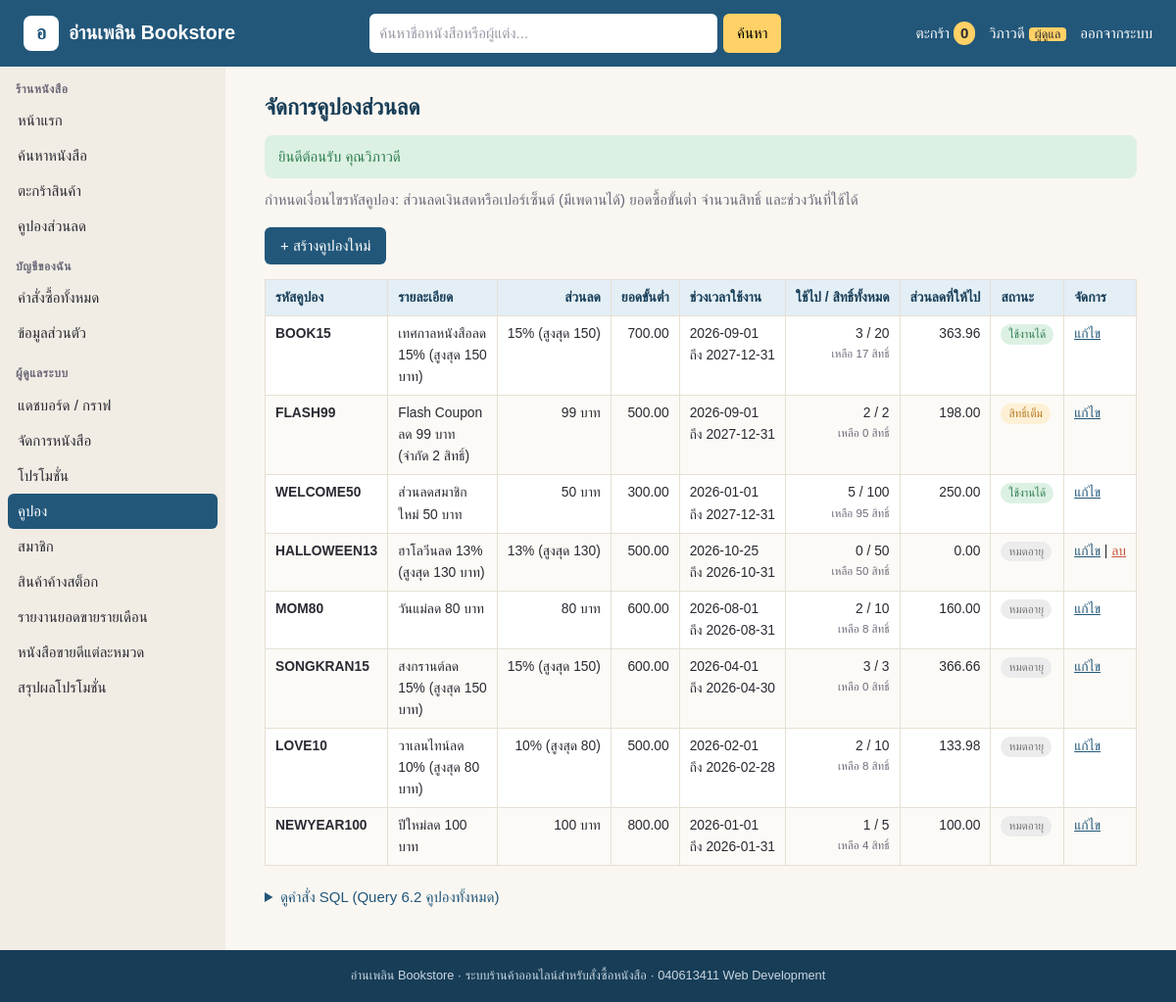
Screenshot of /bookshop/coupons.php (signed in) with the database file from the repository.
### tables this page shows
CREATE TABLE coupon (
  coupon_code    VARCHAR(20) PRIMARY KEY,
  description    VARCHAR(150),
  discount_type  ENUM('percent','fixed') NOT NULL,
  discount_value DECIMAL(10,2) NOT NULL,
  max_discount   DECIMAL(10,2) NULL,
  min_spend      DECIMAL(10,2) NOT NULL DEFAULT 0,
  usage_limit    INT NOT NULL,
  start_date     DATE NOT NULL,
  end_date       DATE NOT NULL
);

### bookshop/coupons.php (the view, shortened to what this page needs)
<?php include "connect.php"; ?>
<?php
include "header.php";
$sql = "SELECT c.coupon_code, c.description, c.discount_type, c.discount_value, c.max_discount,
       c.min_spend, c.start_date, c.end_date, c.usage_limit,
       COUNT(o.order_id) AS used_count,
       c.usage_limit - COUNT(o.order_id) AS remaining,
       IFNULL(SUM(o.coupon_discount), 0) AS discount_given,
       CASE
         WHEN CURDATE() < c.start_date           THEN 'ยังไม่เริ่ม'
         WHEN CURDATE() > c.end_date             THEN 'หมดอายุ'
         WHEN COUNT(o.order_id) >= c.usage_limit THEN 'สิทธิ์เต็ม'
         ELSE 'ใช้งานได้'
       END AS coupon_status
FROM coupon c
LEFT JOIN orders o ON o.coupon_code = c.coupon_code AND o.status <> 'cancelled'
GROUP BY c.coupon_code, c.description, c.discount_type, c.discount_value, c.max_discount,
         c.min_spend, c.start_date, c.end_date, c.usage_limit
ORDER BY c.end_date DESC, c.coupon_code";
$stmt = $pdo->prepare($sql);
$stmt->execute();
$status_class = ["ใช้งานได้" => "ok", "ยังไม่เริ่ม" => "info", "หมดอายุ" => "off", "สิทธิ์เต็ม" => "warn"];
?>
<p class="lead">กำหนดเงื่อนไขรหัสคูปอง: ส่วนลดเงินสดหรือเปอร์เซ็นต์ (มีเพดานได้) ยอดซื้อขั้นต่ำ จำนวนสิทธิ์ และช่วงวันที่ใช้ได้</p>
<p><a class="btn" href="coupon-form.php">+ สร้างคูปองใหม่</a></p>
<div class="table-wrap">
<table class="data">
  <thead>
    <tr>
      <th>รหัสคูปอง</th><th>รายละเอียด</th><th class="num">ส่วนลด</th><th class="num">ยอดขั้นต่ำ</th><th>ช่วงเวลาใช้งาน</th>
      <th class="num">ใช้ไป / สิทธิ์ทั้งหมด</th><th class="num">ส่วนลดที่ให้ไป</th><th>สถานะ</th><th>จัดการ</th>
    </tr>
  </thead>
  <tbody>
<?php while ($row = $stmt->fetch()) : ?>
    <tr>
      <td><b><?=$row["coupon_code"]?></b></td>
      <td><?=htmlspecialchars($row["description"])?></td>
      <td class="num"><?=$row["discount_type"] == "percent" ? ($row["discount_value"] + 0) . "%" . ($row["max_discount"] ? " (สูงสุด " . number_format($row["max_discount"]) . ")" : "") : number_format($row["discount_value"]) . " บาท"?></td>
      <td class="num"><?=number_format($row["min_spend"], 2)?></td>
      <td class="nowrap"><?=$row["start_date"]?><br>ถึง <?=$row["end_date"]?></td>
      <td class="num"><?=$row["used_count"]?> / <?=$row["usage_limit"]?><small>เหลือ <?=max(0, $row["remaining"])?> สิทธิ์</small></td>
      <td class="num"><?=number_format($row["discount_given"], 2)?></td>
      <td><span class="badge <?=$status_class[$row["coupon_status"]]?>"><?=$row["coupon_status"]?></span></td>
      <td class="actions">
        <a href="coupon-form.php?code=<?=urlencode($row["coupon_code"])?>">แก้ไข</a>
<?php   if ($row["used_count"] == 0) : ?>
        |
        <form method="post" action="coupon-save.php" onsubmit="return confirm('ลบคูปอง <?=$row["coupon_code"]?> ?')">
          <button class="link-btn danger">ลบ</button>
        </form>
<?php   endif; ?>
      </td>
    </tr>
<?php endwhile; ?>
  </tbody>
</table>
</div>
<details class="sql">
  <summary>ดูคำสั่ง SQL (Query 6.2 คูปองทั้งหมด)</summary>
</details>
<?php include "footer.php"; ?>

### bookshop/style.css (style rules this page uses)
:root { --ink: #2b2a33; --muted: #6b6878; --paper: #faf7f2; --card: #ffffff; --line: #e6dfd4; --brand: #22577a; --brand-dark: #173d57; --brand-soft: #e3eef5; --sale: #c8553d; --good: #2e7d4f; --warn: #b7791f; }
* { box-sizing: border-box; }
html { background: var(--brand-dark); }
body { margin: 0; font-family: "Sarabun", "Leelawadee UI", Tahoma, sans-serif; font-size: 15px; line-height: 1.6; color: var(--ink); background: var(--paper); display: flex; flex-flow: column; min-height: 100vh; }
a { color: var(--brand); }
p.lead { margin: 0 0 16px; color: var(--muted); }
small { display: block; color: var(--muted); }
.table-wrap { overflow-x: auto; margin: 12px 0 20px; }
table.data { width: 100%; border-collapse: collapse; background: var(--card); font-size: 0.92em; }
table.data th, table.data td { padding: 7px 10px; border: 1px solid var(--line); vertical-align: top; }
table.data th { background: var(--brand-soft); color: var(--brand-dark); text-align: left; white-space: nowrap; }
table.data tbody tr:nth-child(even) { background: #fcfaf6; }
table.data td.num, table.data th.num { text-align: right; white-space: nowrap; }
td.actions, td.nowrap { white-space: nowrap; }
td.actions form { display: inline; }
.btn, button.btn, input[type="submit"] { display: inline-block; padding: 7px 16px; border: 0; border-radius: 6px; background: var(--brand); color: #fff; font: inherit; text-decoration: none; cursor: pointer; }
.link-btn { padding: 0; border: 0; background: none; color: var(--brand); font: inherit; text-decoration: underline; cursor: pointer; }
.link-btn.danger { color: var(--sale); }
.badge { display: inline-block; padding: 1px 8px; border-radius: 999px; font-size: 0.85em; white-space: nowrap; background: #eee; }
.badge.ok { background: #dcf1e3; color: var(--good); }
.badge.warn { background: #fdf0d5; color: var(--warn); }
.badge.off { background: #ececec; color: #777; }
details.sql { margin: 18px 0; }
details.sql summary { cursor: pointer; color: var(--brand); }

### rows the page displays
coupon: coupon_code "BOOK15", description "เทศกาลหนังสือลด 15% (สูงสุด 150 บาท)", $row["discount_value"] + 0 "15", max_discount "150", min_spend "700.00", start_date "2026-09-01", end_date "2027-12-31", used_count "3", usage_limit "20", max(0, $row["remaining"]) "17", discount_given "363.96", coupon_status "ใช้งานได้"
coupon: coupon_code "FLASH99", description "Flash Coupon ลด 99 บาท (จำกัด 2 สิทธิ์)", discount_value "99", min_spend "500.00", start_date "2026-09-01", end_date "2027-12-31", used_count "2", usage_limit "2", max(0, $row["remaining"]) "0", discount_given "198.00", coupon_status "สิทธิ์เต็ม"
coupon: coupon_code "WELCOME50", description "ส่วนลดสมาชิกใหม่ 50 บาท", discount_value "50", min_spend "300.00", start_date "2026-01-01", end_date "2027-12-31", used_count "5", usage_limit "100", max(0, $row["remaining"]) "95", discount_given "250.00", coupon_status "ใช้งานได้"
coupon: coupon_code "HALLOWEEN13", description "ฮาโลวีนลด 13% (สูงสุด 130 บาท)", $row["discount_value"] + 0 "13", max_discount "130", min_spend "500.00", start_date "2026-10-25", end_date "2026-10-31", used_count "0", usage_limit "50", max(0, $row["remaining"]) "50", discount_given "0.00", coupon_status "หมดอายุ"
coupon: coupon_code "MOM80", description "วันแม่ลด 80 บาท", discount_value "80", min_spend "600.00", start_date "2026-08-01", end_date "2026-08-31", used_count "2", usage_limit "10", max(0, $row["remaining"]) "8", discount_given "160.00", coupon_status "หมดอายุ"
coupon: coupon_code "SONGKRAN15", description "สงกรานต์ลด 15% (สูงสุด 150 บาท)", $row["discount_value"] + 0 "15", max_discount "150", min_spend "600.00", start_date "2026-04-01", end_date "2026-04-30", used_count "3", usage_limit "3", max(0, $row["remaining"]) "0", discount_given "366.66", coupon_status "หมดอายุ"
coupon: coupon_code "LOVE10", description "วาเลนไทน์ลด 10% (สูงสุด 80 บาท)", $row["discount_value"] + 0 "10", max_discount "80", min_spend "500.00", start_date "2026-02-01", end_date "2026-02-28", used_count "2", usage_limit "10", max(0, $row["remaining"]) "8", discount_given "133.98", coupon_status "หมดอายุ"
coupon: coupon_code "NEWYEAR100", description "ปีใหม่ลด 100 บาท", discount_value "100", min_spend "800.00", start_date "2026-01-01", end_date "2026-01-31", used_count "1", usage_limit "5", max(0, $row["remaining"]) "4", discount_given "100.00", coupon_status "หมดอายุ"

### other values shown
$shop_name "อ่านเพลิน Bookstore"
cart_count($pdo) "0"
$_SESSION["first_name"] "วิภาวดี"
$group "ร้านหนังสือ"
$label "หน้าแรก"
$label "ค้นหาหนังสือ"
$label "ตะกร้าสินค้า"
$label "คูปองส่วนลด"
$group "บัญชีของฉัน"
$label "คำสั่งซื้อทั้งหมด"
$label "ข้อมูลส่วนตัว"
$group "ผู้ดูแลระบบ"
$label "แดชบอร์ด / กราฟ"
$label "จัดการหนังสือ"
$label "โปรโมชั่น"
